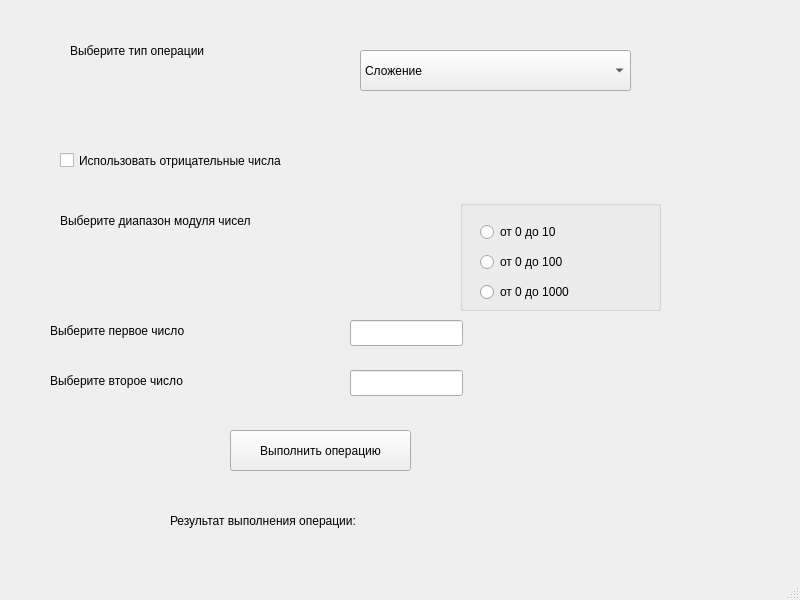
<?xml version="1.0" encoding="UTF-8"?>
<ui version="4.0">
 <class>MainWindow</class>
 <widget class="QMainWindow" name="MainWindow">
  <property name="geometry">
   <rect>
    <x>0</x>
    <y>0</y>
    <width>800</width>
    <height>600</height>
   </rect>
  </property>
  <property name="windowTitle">
   <string>MainWindow</string>
  </property>
  <widget class="QWidget" name="centralwidget">
   <widget class="QLabel" name="label">
    <property name="geometry">
     <rect>
      <x>70</x>
      <y>30</y>
      <width>191</width>
      <height>41</height>
     </rect>
    </property>
    <property name="text">
     <string>Выберите тип операции</string>
    </property>
   </widget>
   <widget class="QComboBox" name="comboBox">
    <property name="geometry">
     <rect>
      <x>360</x>
      <y>50</y>
      <width>271</width>
      <height>41</height>
     </rect>
    </property>
    <item>
     <property name="text">
      <string>Сложение</string>
     </property>
    </item>
    <item>
     <property name="text">
      <string>Вычитание</string>
     </property>
    </item>
    <item>
     <property name="text">
      <string>Умножение</string>
     </property>
    </item>
    <item>
     <property name="text">
      <string>Деление</string>
     </property>
    </item>
   </widget>
   <widget class="QCheckBox" name="checkBox">
    <property name="geometry">
     <rect>
      <x>60</x>
      <y>140</y>
      <width>291</width>
      <height>41</height>
     </rect>
    </property>
    <property name="text">
     <string>Использовать отрицательные числа</string>
    </property>
   </widget>
   <widget class="QLabel" name="label_2">
    <property name="geometry">
     <rect>
      <x>60</x>
      <y>200</y>
      <width>261</width>
      <height>41</height>
     </rect>
    </property>
    <property name="text">
     <string>Выберите диапазон модуля чисел</string>
    </property>
   </widget>
   <widget class="QGroupBox" name="groupBox">
    <property name="geometry">
     <rect>
      <x>460</x>
      <y>200</y>
      <width>201</width>
      <height>111</height>
     </rect>
    </property>
    <property name="title">
     <string/>
    </property>
    <widget class="QRadioButton" name="radioButton_3">
     <property name="geometry">
      <rect>
       <x>20</x>
       <y>20</y>
       <width>110</width>
       <height>24</height>
      </rect>
     </property>
     <property name="text">
      <string>от 0 до 10</string>
     </property>
    </widget>
    <widget class="QRadioButton" name="radioButton_2">
     <property name="geometry">
      <rect>
       <x>20</x>
       <y>50</y>
       <width>110</width>
       <height>24</height>
      </rect>
     </property>
     <property name="text">
      <string>от 0 до 100</string>
     </property>
    </widget>
    <widget class="QRadioButton" name="radioButton">
     <property name="geometry">
      <rect>
       <x>20</x>
       <y>80</y>
       <width>110</width>
       <height>24</height>
      </rect>
     </property>
     <property name="text">
      <string>от 0 до 1000</string>
     </property>
    </widget>
   </widget>
   <widget class="QLabel" name="label_3">
    <property name="geometry">
     <rect>
      <x>50</x>
      <y>310</y>
      <width>191</width>
      <height>41</height>
     </rect>
    </property>
    <property name="text">
     <string>Выберите первое число</string>
    </property>
   </widget>
   <widget class="QLabel" name="label_4">
    <property name="geometry">
     <rect>
      <x>50</x>
      <y>360</y>
      <width>191</width>
      <height>41</height>
     </rect>
    </property>
    <property name="text">
     <string>Выберите второе число</string>
    </property>
   </widget>
   <widget class="QLineEdit" name="lineEdit">
    <property name="geometry">
     <rect>
      <x>350</x>
      <y>320</y>
      <width>113</width>
      <height>26</height>
     </rect>
    </property>
   </widget>
   <widget class="QLineEdit" name="lineEdit_2">
    <property name="geometry">
     <rect>
      <x>350</x>
      <y>370</y>
      <width>113</width>
      <height>26</height>
     </rect>
    </property>
   </widget>
   <widget class="QPushButton" name="pushButton">
    <property name="geometry">
     <rect>
      <x>230</x>
      <y>430</y>
      <width>181</width>
      <height>41</height>
     </rect>
    </property>
    <property name="text">
     <string>Выполнить операцию</string>
    </property>
   </widget>
   <widget class="QLabel" name="label_5">
    <property name="geometry">
     <rect>
      <x>170</x>
      <y>500</y>
      <width>251</width>
      <height>41</height>
     </rect>
    </property>
    <property name="text">
     <string>Результат выполнения операции:</string>
    </property>
   </widget>
   <widget class="QLabel" name="label_6">
    <property name="geometry">
     <rect>
      <x>460</x>
      <y>510</y>
      <width>91</width>
      <height>31</height>
     </rect>
    </property>
    <property name="text">
     <string/>
    </property>
   </widget>
  </widget>
  <widget class="QMenuBar" name="menubar">
   <property name="geometry">
    <rect>
     <x>0</x>
     <y>0</y>
     <width>800</width>
     <height>25</height>
    </rect>
   </property>
  </widget>
  <widget class="QStatusBar" name="statusbar"/>
 </widget>
 <resources/>
 <connections/>
</ui>
